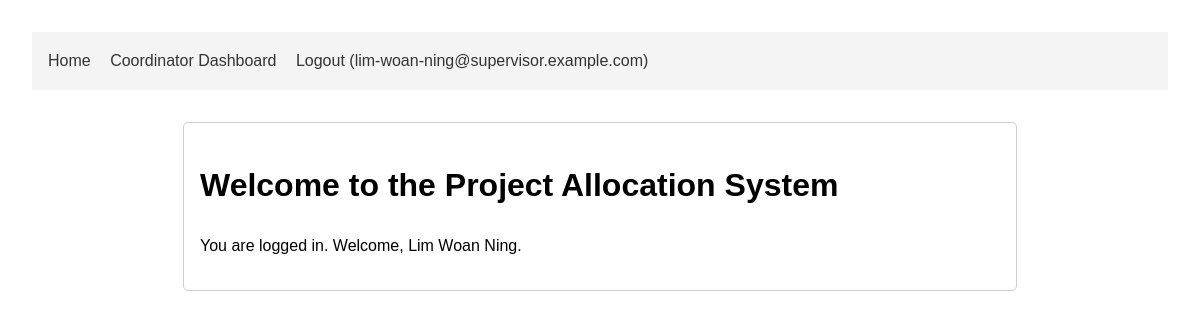
Page /accounts/ (signed in) on the committed database.
### users/models.py (models this page shows, shortened)
class User(AbstractBaseUser, PermissionsMixin):
    email = models.EmailField(unique=True)
    is_active = models.BooleanField(default=True)
    is_staff = models.BooleanField(default=False)
    date_joined = models.DateTimeField(default=timezone.now)
    full_name = models.CharField(max_length=255, blank=False, null=False)
    USER_TYPE_CHOICES = (
        ('student', 'Student'),
        ('supervisor', 'Supervisor'),
    )
    user_type = models.CharField(max_length=10, choices=USER_TYPE_CHOICES)
    objects = UserManager()
    USERNAME_FIELD = 'email'
    REQUIRED_FIELDS = ['user_type']
    def get_full_name(self):
        return self.full_name or self.email

### users/views.py (the view)
# urls.py: path('', home_view, name='home'),
def home_view(request):
    return render(request, 'pages/home.html')

### templates/pages/home.html (shortened to what this page needs)
{% extends "base.html" %}
{% block content %}
    <h1>Welcome to the Project Allocation System</h1>
    {% if not user.is_authenticated %}
        <p>Please <a href="{% url 'login' %}">login</a> to continue.</p>
    {% else %}
        <p>You are logged in. Welcome, {{ user.get_full_name }}.</p>
    {% endif %}
{% endblock %}

### templates/base.html (shortened to what this page needs)
<!DOCTYPE html>
<html lang="en">
<head>
</head>
<body>
    <nav>
        <a href="{% url 'home' %}">Home</a>
        {% if user.is_authenticated %}
            {% if user.user_type == 'student' %}
                <a href="{% url 'student_dashboard' %}">Student Dashboard</a>
            {% elif user.user_type == 'supervisor' and user.supervisorprofile.coordinatorprofile %}
                <a href="{% url 'coordinator_dashboard' %}">Coordinator Dashboard</a>
            {% elif user.user_type == 'supervisor' %}
                <a href="{% url 'supervisor_dashboard' %}">Supervisor Dashboard</a>
            {% endif %}
            <form class="logout-form" action="{% url 'logout' %}" method="post">
                <button type="submit" class="logout-button">Logout ({{ user.email }})</button>
            </form>
        {% else %}
            <a href="{% url 'login' %}">Login</a>
        {% endif %}
    </nav>
    <div class="container">
        {% block content %}
        {% endblock %}
    </div>
</body>
</html>

### templates/base.html (style rules this page uses)
body { font-family: sans-serif; line-height: 1.6; margin: 2em; }
.container { max-width: 800px; margin: auto; padding: 1em; border: 1px solid #ccc; border-radius: 5px; }
button { padding: 10px 15px; background-color: #007bff; color: white; border: none; cursor: pointer; border-radius: 4px; }
nav { background: #f4f4f4; padding: 1em; margin-bottom: 2em; }
nav a { margin-right: 15px; text-decoration: none; color: #333; }
.logout-form { display: inline; margin: 0; padding: 0; }
.logout-button { background: none; border: none; padding: 0; font: inherit; color: #333; text-decoration: none; cursor: pointer; margin-right: 15px; }

### rows in the picture
User: email "lim-woan-ning@supervisor.example.com", get_full_name "Lim Woan Ning"
